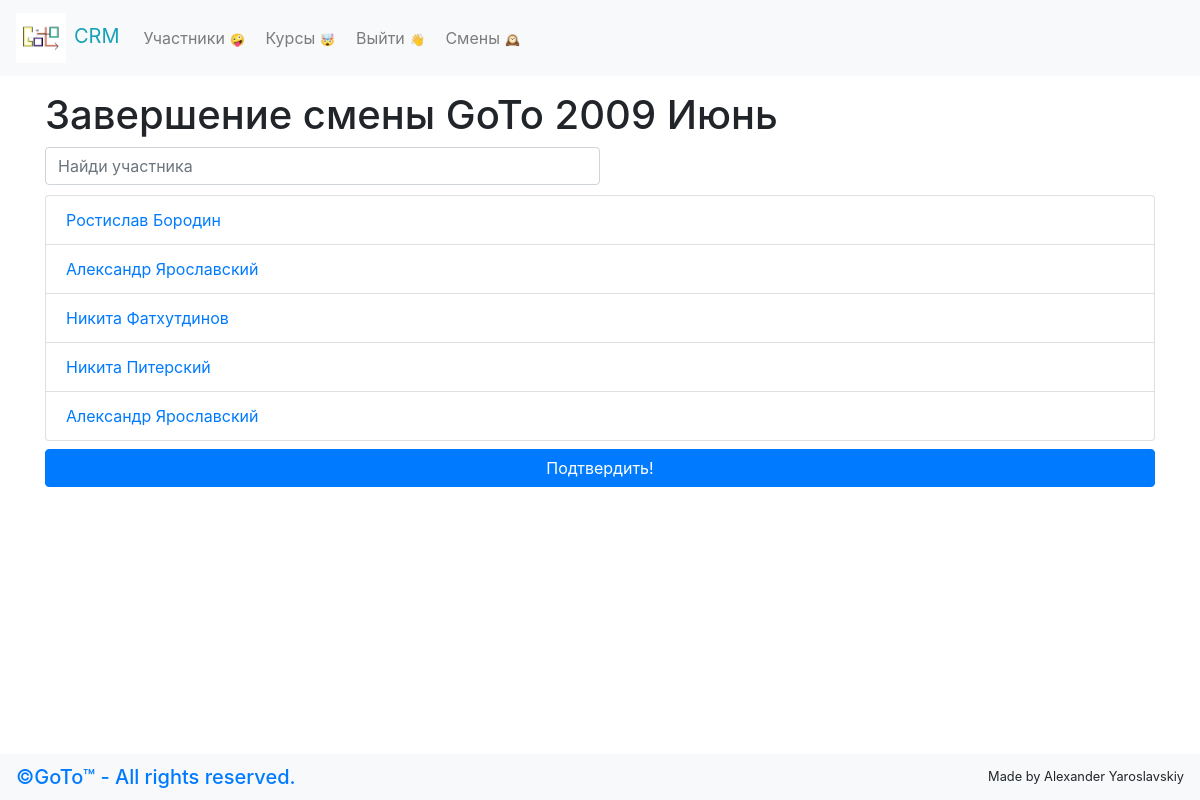
The app's page /shift-finish?id=7 (signed in) with its own data.
### crm/models.py (models this page shows, shortened)
class Shift(models.Model):
    name_shift = models.CharField(max_length=50)
    is_finished = models.BooleanField(default=False)

class Student(models.Model):
    first_name = models.CharField(max_length = 30)
    last_name = models.CharField(max_length = 30)
    room = models.IntegerField(null = True)
    email = models.EmailField(null = True,default='None')
    description = models.TextField(default = '')
    course = models.ManyToManyField(Course,null = True,through='Participation')
    avatar = models.FileField(upload_to='media/avatars',default='media/avatars/logo.jpg',null=True)
    shift = models.ManyToManyField('Shift',null = True)

### crm/views.py (the view, shortened to what this page needs)
# urls.py: path('shift-finish',shiftFinish),
def shiftFinish(request):
    if not request.user.is_authenticated:
        return redirect('/login')
    if request.method == 'GET':
        id = request.GET.get('id')
        shift = Shift.objects.get(pk=int(id))
        students = Student.objects.filter(shift = shift)
        return render(request,'shift-finish.html',{'students':students,'shift':shiftNow["shift_name"]})

### crm/templates/shift-finish.html (shortened to what this page needs)
{% extends 'base.html'%}
{%block content%}
  <h1 >Завершение смены {{shift.name_shift}}</h1>
  <form class="form-inline my-2 my-lg-0" >
      <input class="form-control mr-sm-2" style="margin-bottom: 10px; width: 50%;" type="search" placeholder="Найди участника" aria-label="Search" id="search">
  </form>
  <form method="post">
  <ul id='students' class="list-group">
    {% for student  in students%}
      <li class="list-group-item">
        <div class="row">
          <div class="col-10">
            <a style='text-decoration: none;' href="/student?id={{student.id}}">{{student.first_name}} {{student.last_name}}</a>
          </div>
        </div>
      </li>
    {% endfor %}
  </ul>
  <button type="submit" class="btn btn-primary mt-2 btn-block">Подтвердить!</button>
</form>
{%endblock%}

### crm/templates/base.html (style rules this page uses)
a { text-decoration: none; }

### records on screen
Shift: name_shift "GoTo 2009 Июнь"
Student: first_name "Ростислав", last_name "Бородин"
Student: first_name "Александр", last_name "Ярославский"
Student: first_name "Никита", last_name "Фатхутдинов"
Student: first_name "Никита", last_name "Питерский"
Student: first_name "Александр", last_name "Ярославский"
